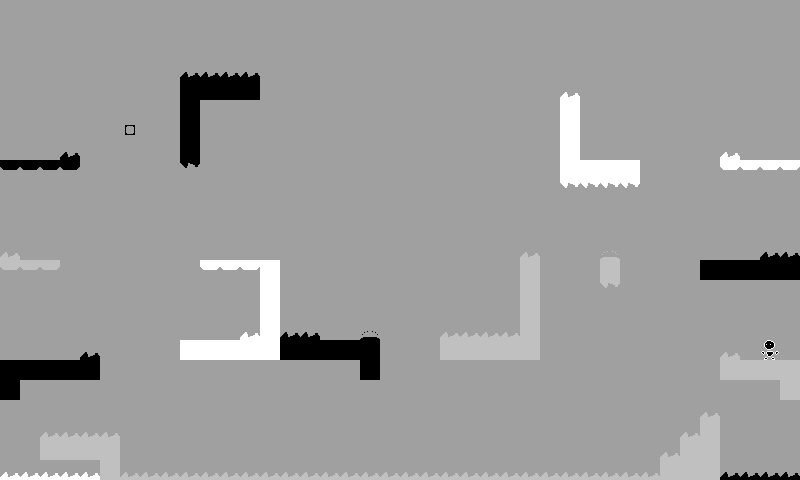

Below is a game level as drawn by its tile map, then a one-line description and the .tmx that defines it (tile-layer data replaced by summaries):
An orthogonal 40x24 tile map with 20x20 px tiles, 1 tile layer (Map).

<map version="1.2" tiledversion="1.2.5" orientation="orthogonal" renderorder="right-down" width="40" height="24" tilewidth="20" tileheight="20" infinite="0" backgroundcolor="#a0a0a0" nextlayerid="7" nextobjectid="1">
 <properties>
  <property name="Background" type="int" value="0" />
  <property name="Title" value="Cliffstrider" />
  <property name="Wrapping" type="int" value="1" />
 </properties>
 <tileset firstgid="1" name="tmx_ss" tilewidth="20" tileheight="20" tilecount="30" columns="3">
  <image source="tmx_ss.png" width="60" height="200" />
  <tile id="0" type="Player">
   <properties>
    <property name="Color" type="int" value="0" />
    <property name="Flipped" type="int" value="0" />
   </properties>
  </tile>
  <tile id="1" type="Player">
   <properties>
    <property name="Color" type="int" value="0" />
    <property name="Flipped" type="int" value="1" />
   </properties>
  </tile>
  <tile id="2" type="RGBSphere">
   <properties>
    <property name="Color" type="int" value="192" />
    <property name="Flipped" type="int" value="0" />
   </properties>
  </tile>
  <tile id="3" type="Block">
   <properties>
    <property name="Color" type="int" value="0" />
    <property name="Flipped" type="int" value="0" />
   </properties>
  </tile>
  <tile id="4" type="Block">
   <properties>
    <property name="Color" type="int" value="192" />
    <property name="Flipped" type="int" value="0" />
   </properties>
  </tile>
  <tile id="5" type="Block">
   <properties>
    <property name="Color" type="int" value="255" />
    <property name="Flipped" type="int" value="0" />
   </properties>
  </tile>
  <tile id="6" type="Exit">
   <properties>
    <property name="Color" type="int" value="0" />
    <property name="Flipped" type="int" value="0" />
   </properties>
  </tile>
  <tile id="7" type="Exit">
   <properties>
    <property name="Color" type="int" value="192" />
    <property name="Flipped" type="int" value="0" />
   </properties>
  </tile>
  <tile id="8" type="Exit">
   <properties>
    <property name="Color" type="int" value="255" />
    <property name="Flipped" type="int" value="0" />
   </properties>
  </tile>
  <tile id="9" type="Pit">
   <properties>
    <property name="Color" type="int" value="0" />
    <property name="Flipped" type="int" value="0" />
   </properties>
  </tile>
  <tile id="10" type="Pit">
   <properties>
    <property name="Color" type="int" value="192" />
    <property name="Flipped" type="int" value="0" />
   </properties>
  </tile>
  <tile id="11" type="Pit">
   <properties>
    <property name="Color" type="int" value="255" />
    <property name="Flipped" type="int" value="0" />
   </properties>
  </tile>
  <tile id="12" type="Pit">
   <properties>
    <property name="Color" type="int" value="0" />
    <property name="Flipped" type="int" value="1" />
   </properties>
  </tile>
  <tile id="13" type="Pit">
   <properties>
    <property name="Color" type="int" value="192" />
    <property name="Flipped" type="int" value="1" />
   </properties>
  </tile>
  <tile id="14" type="Pit">
   <properties>
    <property name="Color" type="int" value="255" />
    <property name="Flipped" type="int" value="1" />
   </properties>
  </tile>
  <tile id="15" type="Breakable">
   <properties>
    <property name="Color" type="int" value="0" />
    <property name="Flipped" type="int" value="0" />
   </properties>
  </tile>
  <tile id="16" type="Breakable">
   <properties>
    <property name="Color" type="int" value="192" />
    <property name="Flipped" type="int" value="0" />
   </properties>
  </tile>
  <tile id="17" type="Breakable">
   <properties>
    <property name="Color" type="int" value="255" />
    <property name="Flipped" type="int" value="0" />
   </properties>
  </tile>
  <tile id="18" type="Breakable">
   <properties>
    <property name="Color" type="int" value="0" />
    <property name="Flipped" type="int" value="1" />
   </properties>
  </tile>
  <tile id="19" type="Breakable">
   <properties>
    <property name="Color" type="int" value="192" />
    <property name="Flipped" type="int" value="1" />
   </properties>
  </tile>
  <tile id="20" type="Breakable">
   <properties>
    <property name="Color" type="int" value="255" />
    <property name="Flipped" type="int" value="1" />
   </properties>
  </tile>
  <tile id="21" type="Jumpad">
   <properties>
    <property name="Color" type="int" value="0" />
    <property name="Flipped" type="int" value="0" />
   </properties>
  </tile>
  <tile id="22" type="Jumpad">
   <properties>
    <property name="Color" type="int" value="192" />
    <property name="Flipped" type="int" value="0" />
   </properties>
  </tile>
  <tile id="23" type="Jumpad">
   <properties>
    <property name="Color" type="int" value="255" />
    <property name="Flipped" type="int" value="0" />
   </properties>
  </tile>
  <tile id="24" type="Jumpad">
   <properties>
    <property name="Color" type="int" value="0" />
    <property name="Flipped" type="int" value="1" />
   </properties>
  </tile>
  <tile id="25" type="Jumpad">
   <properties>
    <property name="Color" type="int" value="192" />
    <property name="Flipped" type="int" value="1" />
   </properties>
  </tile>
  <tile id="26" type="Jumpad">
   <properties>
    <property name="Color" type="int" value="255" />
    <property name="Flipped" type="int" value="1" />
   </properties>
  </tile>
  <tile id="27" type="KillBlock">
   <properties>
    <property name="Color" type="int" value="192" />
    <property name="Flipped" type="int" value="0" />
   </properties>
  </tile>
  <tile id="28" type="Flipad">
   <properties>
    <property name="Color" type="int" value="192" />
    <property name="Flipped" type="int" value="0" />
   </properties>
  </tile>
  <tile id="29" type="Flipad">
   <properties>
    <property name="Color" type="int" value="255" />
    <property name="Flipped" type="int" value="0" />
   </properties>
  </tile>
 </tileset>
 <layer id="4" name="Map" width="40" height="24">
  <data>[960 cells, 153 non-empty, 16 distinct tile ids]</data>
 </layer>
</map>
